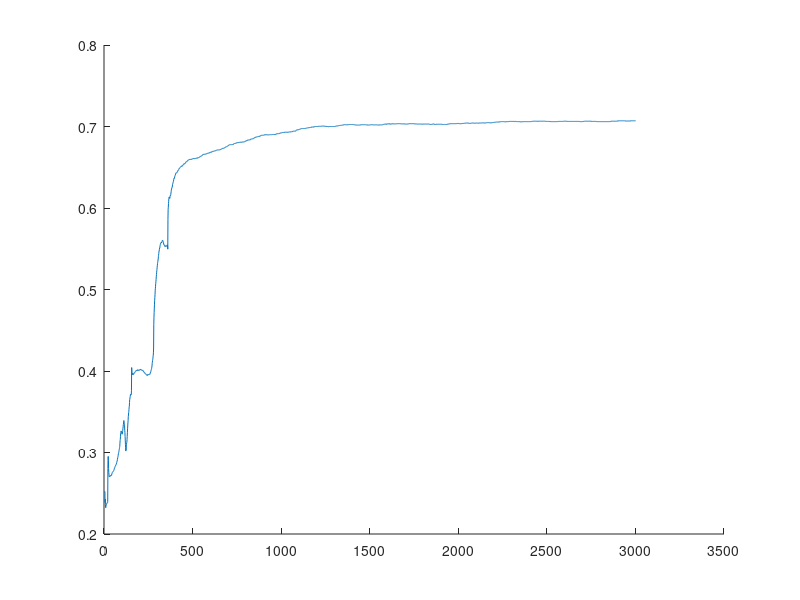

This chart was generated by the following MATLAB code:
#load c1.txt
#load c2.txt
#load c3.txt
#load c4.txt
#load dataset.txt
load Errors.txt



figure (1);
hold on
#plot(c1(:,1),c1(:,2),"+")
#plot(c2(:,1),c2(:,2),"+")
#plot(c3(:,1),c3(:,2),"+")
#lot(c4(:,1),c4(:,2),"+")
plot(Errors(:,2),Errors(:,1),"linestyle", "-")
hold off
